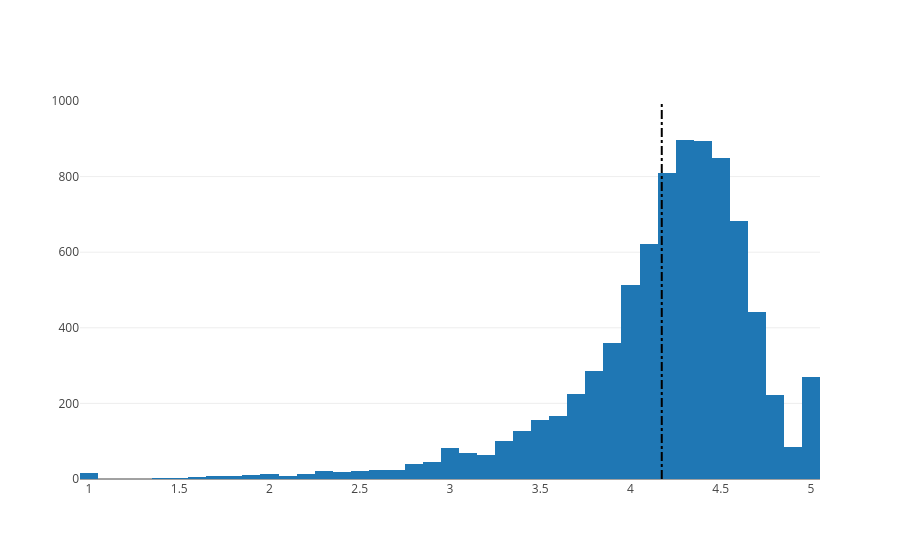

This figure's notebook cell:
### Markdown cell above
## 5. Distribution of app ratings
<p>After having witnessed the market share for each category of apps, let's see how all these apps perform on an average. App ratings (on a scale of 1 to 5) impact the discoverability, conversion of apps as well as the company's overall brand image. Ratings are a key performance indicator of an app.</p>
<p>From our research, we found that the average volume of ratings across all app categories is <code>4.17</code>. The histogram plot is skewed to the left indicating that the majority of the apps are highly rated with only a few exceptions in the low-rated apps.</p>

### Code cell
# Average rating of apps
avg_app_rating = apps["Rating"].mean()
print('Average app rating = ', avg_app_rating)

# Distribution of apps according to their ratings
data = [go.Histogram(
        x = apps['Rating']
)]

# Vertical dashed line to indicate the average app rating
layout = {'shapes': [{
              'type' :'line',
              'x0': avg_app_rating,
              'y0': 0,
              'x1': avg_app_rating,
              'y1': 1000,
              'line': { 'dash': 'dashdot'}
          }]
          }

plotly.offline.iplot({'data': data, 'layout': layout})

### Figure 1 — Plotly figure (JSON) as saved in the notebook; plotly's stock layout.template omitted (floating-point values rounded to 4 significant figures; data arrays with more than 128 entries replaced by an {"elided": "..."} marker saying what was removed)
{"data": [{"type": "histogram", "uid": "e3d1b11a-bd98-4623-9c28-385283555cdf", "x": {"elided": "9659 float values"}}], "layout": {"shapes": [{"line": {"dash": "dashdot"}, "type": "line", "x0": 4.173, "x1": 4.173, "y0": 0, "y1": 1000}], "xaxis": {"autorange": true, "range": [0.95, 5.05], "type": "linear"}, "yaxis": {"autorange": true, "range": [-3.731, 1004.0]}}}
